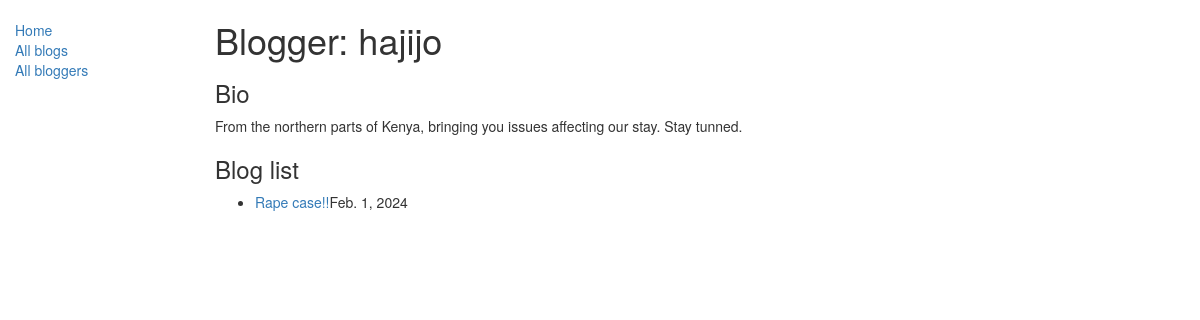
/blogger/2, run on the app's committed database.
### blog/models.py (models this page shows, shortened)
class BlogAuthor(models.Model):
    user = models.OneToOneField(User, on_delete=models.SET_NULL, null=True)
    bio = models.TextField(max_length=400, help_text="Enter your bio details here.")
    class Meta:
        ordering = ["user","bio"]
    def __str__(self):
        return self.user.username

class BlogPost(models.Model):
    name = models.CharField(max_length=200)
    author = models.ForeignKey(BlogAuthor, on_delete=models.SET_NULL, null=True)
    description = models.TextField(max_length=2000, help_text="Enter your blog text here.")
    post_date = models.DateField(default=date.today)
    class Meta:
        ordering = ["-post_date"]
    def get_absolute_url(self):
        return reverse('blog-detail', args=[str(self.id)])

### blog/views.py (the view)
# urls.py: path('blogger/<int:pk>', views.BlogListByAuthorView.as_view(), name='blogs-by-author'),
class BlogListByAuthorView(generic.ListView):
    model = BlogPost
    paginate_by = 5
    template_name = 'blog/blog_list_by_author.html'
    def get_queryset(self):
        id = self.kwargs['pk']
        target_author = get_object_or_404(BlogAuthor, pk = id)
        return BlogPost.objects.filter(author = target_author)
    def get_context_data(self, **kwargs):
        context = super(BlogListByAuthorView, self).get_context_data(**kwargs)
        context['blogger'] = get_object_or_404(BlogAuthor, pk=self.kwargs['pk'])
        return context

### blog/templates/blog/blog_list_by_author.html
{% extends "base_generic.html" %}
{% block content %}
    <h1>Blogger: {{ blogger }}</h1>
    <h3>Bio</h3>
    <p>{{blogger.bio}}</p>
    {% if blogpost_list %}
        <h3>Blog list</h3>
        <ul>
            {% for blog in blogpost_list %}
                <li><a href="{{ blog.get_absolute_url }}">{{ blog.name }}</a>{{blog.post_date}}</li>
            {% endfor %}
        </ul>
    {% else %}
        <p>This blogger hasn't posted anything yet.</p>
    {% endif %}
{% endblock %}

### data on the page
BlogAuthor: user.username "hajijo", bio "From the northern parts of Kenya, bringing you issues affecting our stay. Stay tunned."
BlogPost: name "Rape case!!", post_date "Feb. 1, 2024"
